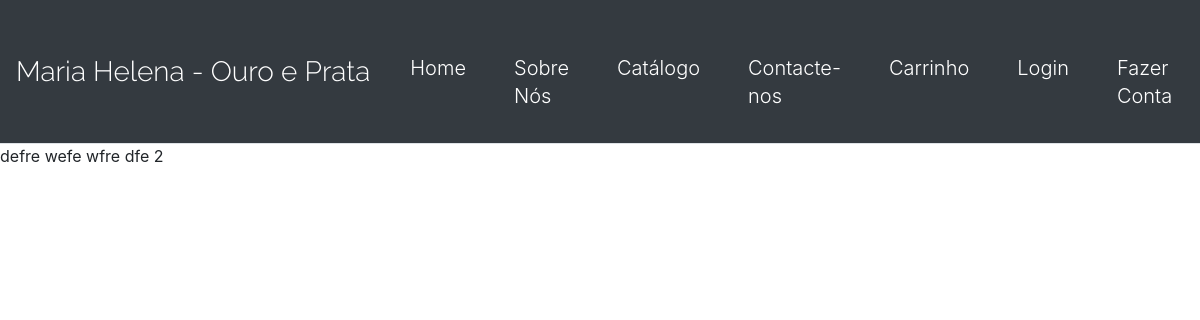
/charge/201903272206bgctt, run on the app's committed database.
### payments/models.py (models this page shows, shortened)
class Order(models.Model):
	ORDERED_THROUGH = (
		('online', 'Online'),
		('ctt', 'CTT')
		)
	DISTRITO = (
		('Aveiro', 'Aveiro'),
		('Beja', 'Beja'),
		('Braga', 'Braga'),
		('Bragança', 'Bragança'),
		('Castelo Branco', 'Castelo Branco'),
		('Coimbra', 'Coimbra'),
		('Évora', 'Évora'),
		('Faro', 'Faro'),
		('Guarda', 'Guarda'),
		('Leiria', 'Leiria'),
		('Lisboa', 'Lisboa'),
		('Portalegre', 'Portalegre'),
		('Porto', 'Porto'),
		('Santarém', 'Santarém'),
		('Setúbal', 'Setúbal'),
		('Viana do Castelo', 'Viana do Castelo'),
		('Vila Real', 'Vila Real'),
		('Viseu', 'Viseu'),
		('Ilha da Madeira', 'Ilha da Madeira'),
		('Ilha de Porto Santo', 'Ilha de Porto Santo'),
		('Ilha de Santa Maria', 'Ilha de Santa Maria'),
		('Ilha de São Miguel', 'Ilha de São Miguel'),
		('Ilha Terceira', 'Ilha Terceira'),
		('Ilha da Graciosa', 'Ilha da Graciosa'),
		('Ilha de São Jorge', 'Ilha de São Jorge'),
		('Ilha do Pico', 'Ilha do Pico'),
		('Ilha do Faial', 'Ilha do Faial'),
		('Ilha das Flores', 'Ilha das Flores'),
		('Ilha do Corvo', 'Ilha do Corvo'),
		)
	order_id = models.CharField(max_length=100, null=False, default='Code_order')
	nome_completo = models.CharField(max_length=150, null=False)
	email = models.EmailField(default='')
	rua = models.CharField(max_length=300, null=False, default = '')
	numero = models.IntegerField(blank=True, null=True, default=0)
	andar = models.IntegerField(blank=True, null=True, default=0)
	localidade = models.CharField(max_length=60, null=False, default = '')
	distrito = models.CharField(choices=DISTRITO, max_length=30, null=False, default = '')
	morada = models.IntegerField(blank=True, null=True, default=0)
	codigo_postal_1 = models.IntegerField(blank=True, null=True, default=1000) #raise an error if codigo_postal != intenger
	codigo_postal_2 = models.IntegerField(blank=True, null=True, default=100)
	user = models.ForeignKey(User, null=True, blank=True, on_delete=models.SET_NULL)
	cart = models.ForeignKey(Cart, null=True, on_delete=models.SET_NULL)
	items = models.CharField(max_length=500, null=False, default='') #, on_delete=models.SET_NULL)  #add items to the order, so we know what was being ordered
	total = models.IntegerField(blank=True, null=True)
	is_ordered = models.BooleanField(default=False)
	ordered_through = models.CharField(choices=ORDERED_THROUGH, max_length=10, null=False, default = '')
	timestamp = models.DateTimeField(auto_now_add=True)
	slug = models.SlugField(max_length=100, default='')

### users/models.py (models this page shows)
class Cart(models.Model):
	user = models.ForeignKey(User, null=True, blank=True, on_delete=models.DO_NOTHING)
	products = models.ManyToManyField(Item, blank=True)
	subtotal = models.DecimalField(default=0.00, max_digits=100, decimal_places=2)
	total = models.DecimalField(default=0.00, max_digits=100, decimal_places=2)
	updated = models.DateTimeField(auto_now=True)
	timestamp = models.DateTimeField(auto_now_add=True)
	objects = CartManager()
	def __str__(self):
		return str(self.id)

### payments/views.py (the view, shortened to what this page needs)
# urls.py: path('charge/<slug:slug>', payment_views.charge , name='charge'),
def charge(request, slug):
	order = get_object_or_404(Order, slug=slug)
	cart_obj, new_obj = Cart.objects.new_or_get(request)
	template = 'payments/charge.html'
	for obj in cart_obj.products.all():
		cart_obj.products.remove(obj)
	return render(request, template, {"order":order})

### users/models.py (called while the page is built)
	def new_or_get(self, request):
		cart_id = request.session.get('cart_id', None)
		qs = self.get_queryset().filter(id=cart_id)
		if qs.count() == 1:
			new_obj = False
			cart_obj = qs.first()
			if request.user.is_authenticated and cart_obj.user is None:
				cart_obj.user = request.user
				cart_obj.save()
		else:
			cart_obj = self.new(user=request.user)
			new_obj = True
			request.session['cart_id'] = cart_obj.id
		return cart_obj , new_obj

	def new(self, user=None):
		user_obj = None
		if user is not None:
			if user.is_authenticated:
				user_obj = user
		return self.model.objects.create(user=user_obj)

### payments/templates/payments/charge.html (shortened to what this page needs)
{% extends "catalog/navbar.html" %}
{% block content %}
{{order.nome_completo}}
{{order.morada}}
{{order.codigo_postal_1}}
{{order.codigo_postal_2}}
{{order.cart}}
{% endblock content %}

### data on the page
Order: nome_completo "defre", morada "wefe", codigo_postal_1 "wfre", codigo_postal_2 "dfe", cart "2"
